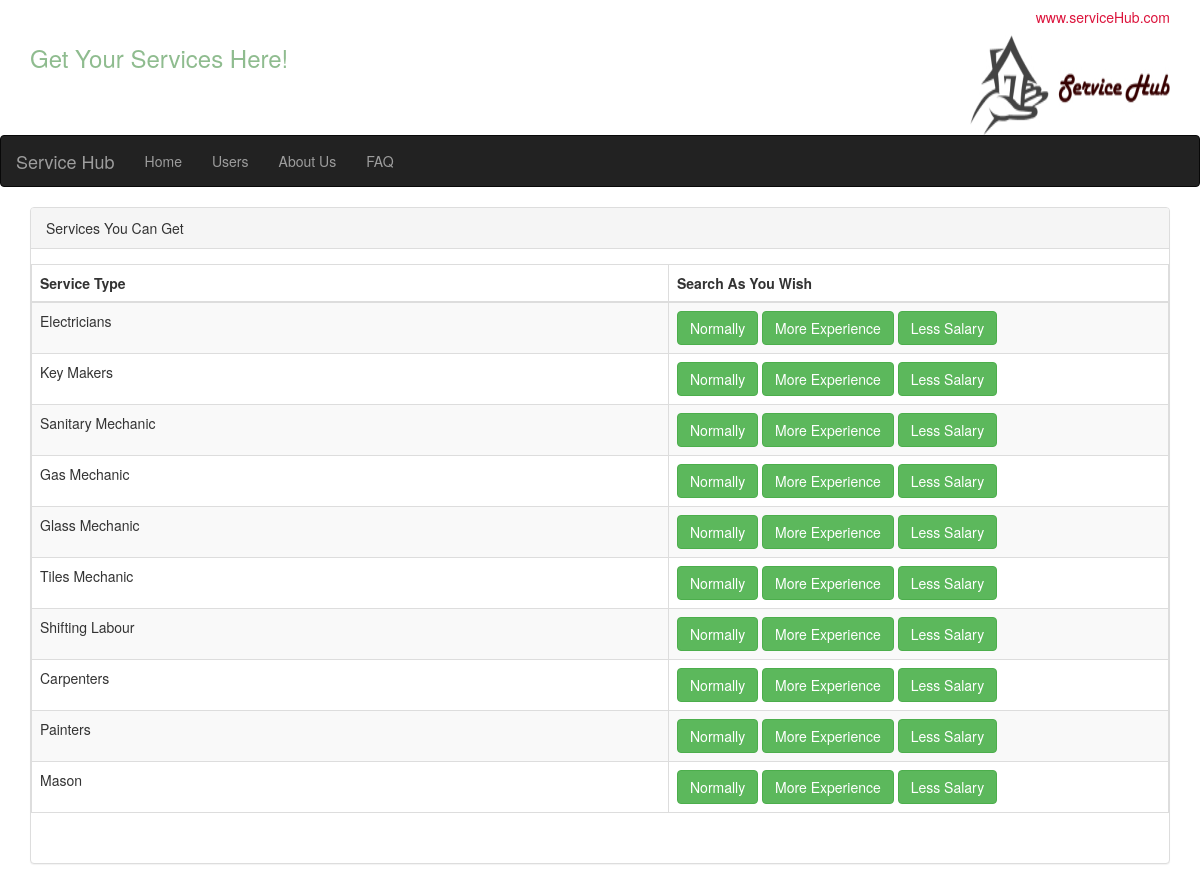
Page /Home.php on the committed database.
### tables this page shows
CREATE TABLE `service_category` (
  `Service_ID` int(10) NOT NULL,
  `Service_Type` varchar(30) DEFAULT NULL
);

### Home.php (the view, shortened to what this page needs)
<!DOCTYPE html>
<html lang="en">
	<head>
  <link rel="stylesheet" href="http://maxcdn.bootstrapcdn.com/bootstrap/3.3.5/css/bootstrap.min.css">
</head>
<body>
<div class="container">
	<h5 style="color:crimson;"align="right">www.serviceHub.com</h5>
    <img src="servicehub.jpg" class="img-rounded" alt="Service Hub" width="200" height="100" align="right">
    <h3 style="color:darkseagreen;"align="left">Get Your Services Here!</h3>
</div>
<nav class="navbar navbar-inverse">
  <div class="container-fluid">
    <div class="navbar-header">
     <a class="navbar-brand" href="#">Service Hub</a>
    </div>
    <div>
      <ul class="nav navbar-nav">
        <li><a href="Home.php">Home</a></li>
        <li><a href="customers.php">Users</a></li>
        <li><a href="About Us.php">About Us</a></li>
        <li><a href="FAQ.php">FAQ</a></li>
      </ul>
    </div>
  </div>
</nav>
		<div class="container">
			<div class="panel panel-default">
				<div class="panel-heading">Services You Can Get</div>
				<div class="panel-body">
					<div class="row">
					<table class="table table-striped table-bordered">
		              <thead>
		                <tr>
		                  <th>Service Type</th>
		                  <th>Search As You Wish</th>
		                </tr>
		              </thead>
		              <tbody>
		              <?php
					   $pdo = Database::connect();
					   $sql = 'SELECT Service_ID,Service_Type FROM service_category ORDER BY Service_ID ASC';
	 				   foreach ($pdo->query($sql) as $row) {
						   		echo '<tr>';
						   		echo '<td>'. $row['Service_Type'] . '</td>';
							   	echo '<td width=500>';
							   	echo '<a class="btn btn-success" href="list.php?Service_ID='.$row['Service_ID'].'&Service_Type='.$row['Service_Type'].'">Normally</a>';
							   	echo '<a class="btn btn-success" href="searchexp.php?Service_ID='.$row['Service_ID'].'&Service_Type='.$row['Service_Type'].'">More Experience</a>';
							   	echo '<a class="btn btn-success" href="searchsal.php?Service_ID='.$row['Service_ID'].'&Service_Type='.$row['Service_Type'].'">Less Salary</a>';
							   	echo '</td>';
							   	echo '</tr>';
					   }
					  ?>
				      </tbody>
	            </table>
					</div>
				</div>
			</div>
		</div>
	</body>
</html>

### Home.php (style rules this page uses)
.row { padding-bottom: 15px; }

### rows in the picture
service_category: Service_Type "Electricians"
service_category: Service_Type "Key Makers"
service_category: Service_Type "Sanitary Mechanic"
service_category: Service_Type "Gas Mechanic"
service_category: Service_Type "Glass Mechanic"
service_category: Service_Type "Tiles Mechanic"
service_category: Service_Type "Shifting Labour"
service_category: Service_Type "Carpenters"
service_category: Service_Type "Painters"
service_category: Service_Type "Mason"
